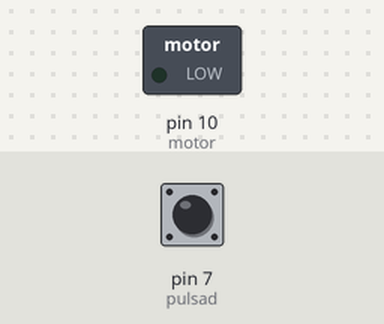
The sketch below on a simulated Arduino Uno, built with avr-gcc and run on an emulated ATmega328P. Shown: switched loads named in the sketch (green lamp = pin HIGH). Inputs (shaded band) come from the test bench; at power-on: pin 7 (pulsad) LOW.

Above: at 1.2 s.
1.3 s: pin 7 (pulsad) pulled HIGH for 0.15 s
At 1.37 s:
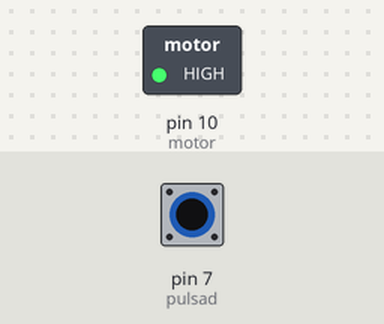
2.9 s: pin 7 (pulsad) pulled HIGH for 3.2 s
At 7.0 s:
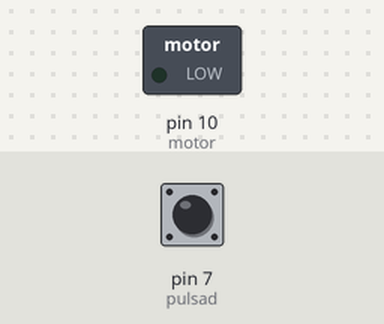
Timing chart, 0 to 8.5 s (numbered marks = the images above; inputs shaded):
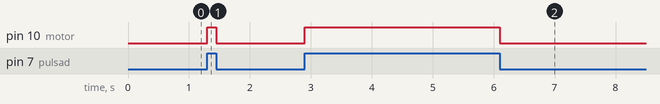

The sketch:

pulsador_activa_motor.ino
```cpp
int motor=10;
int pulsad=7;

void setup() {
  pinMode(motor,OUTPUT);
  pinMode(pulsad,INPUT);
}

void loop(){
  bool valor = digitalRead (pulsad) ;
  digitalWrite( motor, valor) ;
}
```

Measured:
- after the input at 1.3 s, pin 10 (motor): LOW → HIGH at once, → LOW 0.15 s later
- after the input at 2.9 s, pin 10 (motor): LOW → HIGH at once, → LOW 3.2 s later
